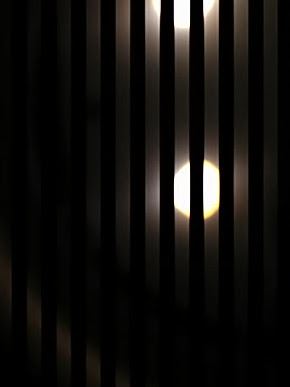
#> input picture test.jpg, 290 x 387 px
$ python parseImage.py
#> lines starting #> are read from the running program, lines starting #| are printed output that depends on the picture; after the words box and inside, x2 and y2 are one past the last pixel; in counts of white or black regions, pixels touching at a corner belong together
import cv2
import numpy as np
import matplotlib.pyplot as plt


def parse(filename):
#> called with filename = 'test.jpg'
    im_gray = cv2.imread(filename, 0)
#> im_gray: shape (387, 290); min 0, max 255, mean 16.1
    #im_gray = cv2.GaussianBlur(im_gray, (5,5), 0)
    img = cv2.adaptiveThreshold(im_gray, 255, cv2.ADAPTIVE_THRESH_GAUSSIAN_C, cv2.THRESH_BINARY_INV, 25, 2)
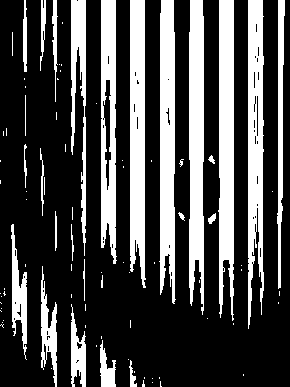
#> img: shape (387, 290); 28.3% white; 89 white regions (62 under 20 px), largest, box (x1, y1, x2, y2) and area: (218, 0, 234, 321) 4286, (189, 0, 204, 315) 4127, (159, 0, 176, 304) 4105
    signal_arr = np.sum(img, 0)
#> signal_arr = 290 values, max 90015 at index 84, min 0 at index 7, mean 27926.9

    cv2.imshow('orig', img)
    THRESHOLD = np.median(signal_arr)
#> THRESHOLD = 4462.5
    signal_arr_channel = signal_arr
#> signal_arr_channel has the same summary as signal_arr
    low_values_indices = signal_arr_channel < THRESHOLD
    high_values_indices = signal_arr_channel >= THRESHOLD

    signal_arr_channel[low_values_indices] = 0
    signal_arr_channel[high_values_indices] = 1

    plt.plot(signal_arr)
    plt.show()
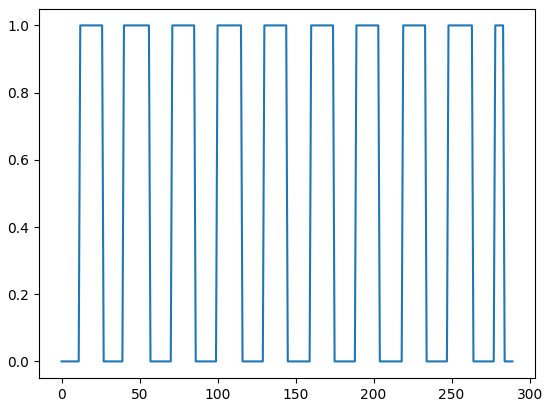
#> figure drawn by matplotlib, 1 panel; curve peaks at x = 12, y = 1
    cv2.waitKey(0)
    cv2.destroyAllWindows()
    return signal_arr_channel

if __name__ == "__main__":
    parse("test.jpg")
